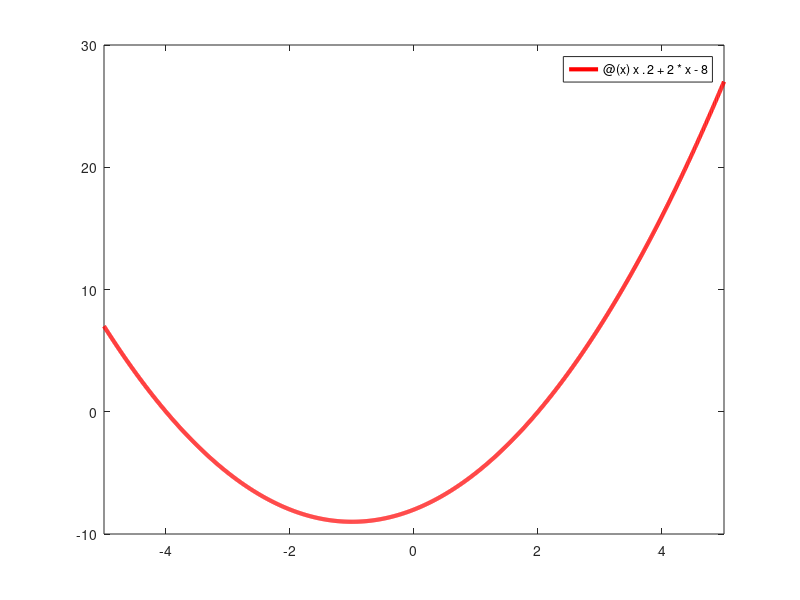

MATLAB code for this plot: (Note: this script raises an error after producing the figure.)
% function
f = @(x) x.^2 + 2*x - 8; 

% plot
figure1 = figure;
fplot(f, [-5 5], '-r', 'LineWidth', 3);
plot_f = GraderHelper.save_plot(figure1); 

% roots, where a < b
a = -4;
b = 2;
